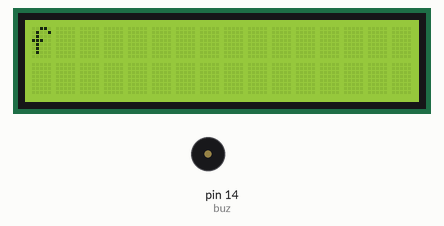
A sketch run on a simulated Arduino Uno, built with avr-gcc and run on an emulated ATmega328P. Shown: 16×2 character LCD, buzzer (waves = sounding).

Above: at 0.1 s.
At 9.7 s:
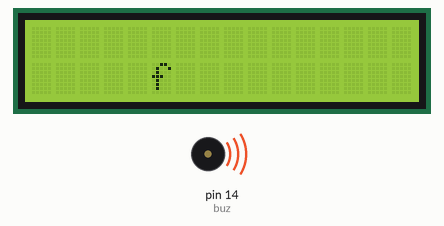
At 19.5 s:
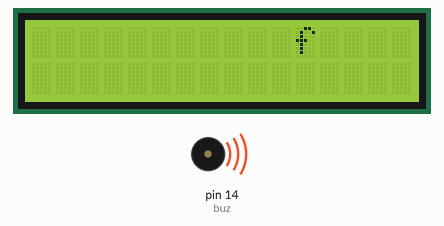
At 38.8 s:
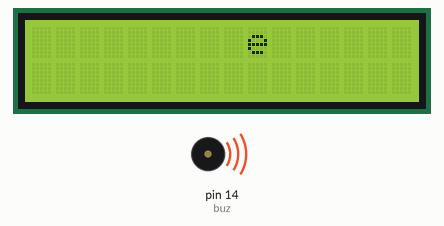
Timing chart, 0 to 40.0 s (numbered marks = the images above):
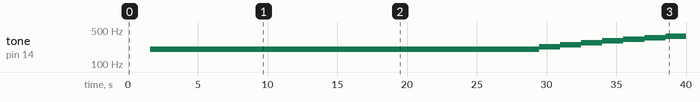

The sketch:

DisplaynSounds.ino
```cpp
/*
  Lab 10: DisplaynSOunds

  Using a 16x2 3.3V LCD, we will program it to say various things.

  We are using the GP numbers on the pinout diagram found here: https://www.raspberrypi.com/documentation/microcontrollers/raspberry-pi-pico.html

  Unlike the pins on the board, the GP pin numbers start at 0, making the board index from 0-39.

  We also need an external library added in, found here: https://github.com/fdebrabander/Arduino-LiquidCrystal-I2C-library

  Download the respository and then place into the ardunio libraries folder as a zip.

  Go to sketch -> Include Libaries -> add .ZIP libary


*/

//LiquidCrystal is required to use the lcd
//Wire is required to communicate over I2C
#include <LiquidCrystal_I2C.h>
#include <Wire.h>

LiquidCrystal_I2C lcd(0x27, 16, 2); \
int buz = 14;
int x = 0;
int y = 0;
int count = 0;
int freq = 200;


//Declare the pins that you are using, we are doing digial work so no analog pins needed
//GP pins 2-6 are being used.
void setup()
{
  lcd.begin();    //initialize lcd screen
  lcd.backlight();  // turn on the backlight
  lcd.setCursor(0, 0); //Set the cursor location to the first row, first column
  pinMode(buz, OUTPUT);
}

void rowF(void)
{
  lcd.clear();
  lcd.setCursor(0, 0);
  x = 0;
  y = 0;
  while (y < 2)
  {
    while (x < 16)
    {
      lcd.setCursor(x, y);
      lcd.print("f");
      x++;
      delay(750);
      lcd.clear();
    }
    x = 0;
    y++;
  }
}

void bouncingF()
{
  lcd.clear();
  lcd.setCursor(0, 0);
  x = 0;
  y = 0;
  while (x < 16)
  {
    while (y < 2)
    {
      lcd.setCursor(x, y);
      lcd.print("f");
      y++;
      delay(500);
      lcd.clear();
    }
    y = 0;
    x++;
  }
}

void bouncingFtoE()
{
  lcd.clear();
  lcd.setCursor(0, 0);
  x = 0;
  y = 0;
  count = 0;

  while (x < 16)
  {
    while (y < 2)
    {
      lcd.setCursor(x, y);
      lcd.print("f");
      y++;
      delay(750);
      lcd.clear();
    }
    y = 0;
    x++;
  }
  while (x >= 0)
  {
    while (y >= 0)
    {
      lcd.setCursor(x, y);
      lcd.print("e");
      y--;
      delay(500);
      lcd.clear();
    }
    y = 1;
    x--;
  }
}

void loop()
{
  //tone(buz,220);
  //Clear the board in advance
  lcd.clear();
  lcd.setCursor(0, 0);
  x = 0;
  y = 0;
  count = 0;
  freq = 200;

  while (x < 16)
  {
    while (y < 2)
    {
      lcd.setCursor(x, y);
      lcd.print("f");
      y++;
      delay(750);
      lcd.clear();
    }
    y = 0;
    x++;
    tone(buz, freq);
    delay(250);
  }
  while (x >= 0)
  {
    while (y >= 0)
    {
      lcd.setCursor(x, y);
      lcd.print("e");
      y--;
      delay(500);
      tone(buz, freq);
      delay(250);
      lcd.clear();
    }
    y = 1;
    x--;
    freq += 25;
  }


}
```

Measured:
- by itself, tone on pin 14 (buz): plays 200 Hz for 27.9 s, 225 Hz for 1.5 s, 250 Hz for 1.5 s, 275 Hz for 1.5 s, 300 Hz for 1.5 s, 325 Hz for 1.5 s … (8 notes in this stretch)
- what the display in image 1 shows lasts 0.8 s, from 9.6 s to 10.4 s
